Frame 1 (no input): blank canvas, image omitted
Frame 60 (the mouse pressed at the canvas centre just before this capture): blank canvas, image omitted
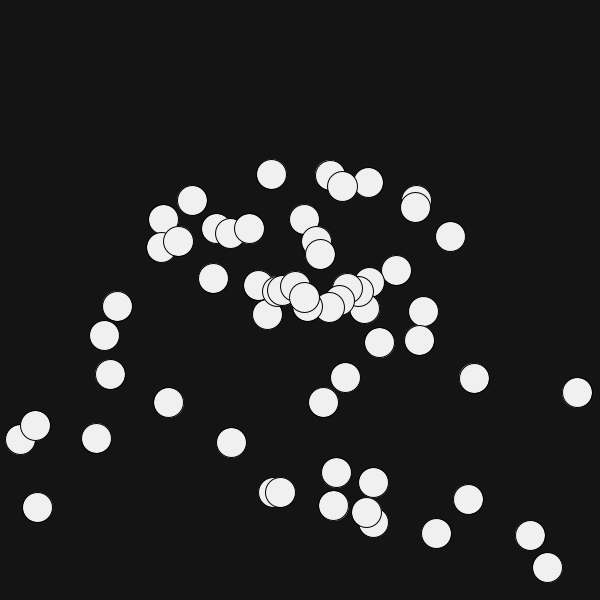
Frame 120 (the mouse held since frame 60 and released just before this capture)

The Processing sketch whose frames 1 and 60 were blank and that drew this single picture after the mouse press (run headless with seeded random() and noise(); from frame 60 on, the mouse is pressed at the canvas centre):

// Processing sketch: gravity
// ── gravity.pde
ArrayList<Ball> ballList = new ArrayList<Ball>();

void setup() {
  size(600,600);
}

void draw() {
  background(20);
  for (Ball b : ballList) {
    b.update();
    b.display();
  }
  
  for (int i = ballList.size()-1; i >= 0 ; i--) {
    Ball b = ballList.get(i);
    if (b.removeMe) {
      ballList.remove(i);
    }
  }
  
  if (mousePressed) {
    ballList.add(new Ball(mouseX,mouseY));
  }
}

class Ball {
  PVector pos;
  PVector vel;
  PVector acc;
  boolean removeMe = false;

  Ball(float x, float y) {
    pos = new PVector(x,y);
    vel = PVector.random2D();
    vel.setMag(5);
    acc = new PVector(0,0.1);
  }
  
  void update() {
    pos = pos.add(vel);
    vel = vel.add(acc);
    
    if (pos.y > height-15) {
      pos.sub(vel);
      vel.y *= -.9;
    }
    
    if (pos.x > width+15 || pos.x < -15) {
      removeMe = true;
    }
  }
  
  void display() {
    fill(240);
    ellipse(pos.x, pos.y, 30, 30);
  }
}
